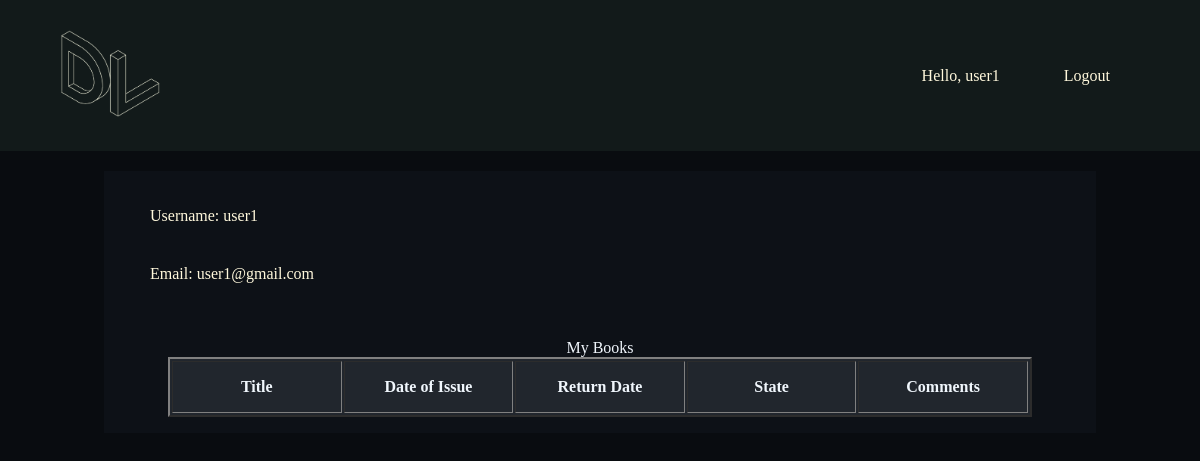
The app's page /user/ (signed in), older data.
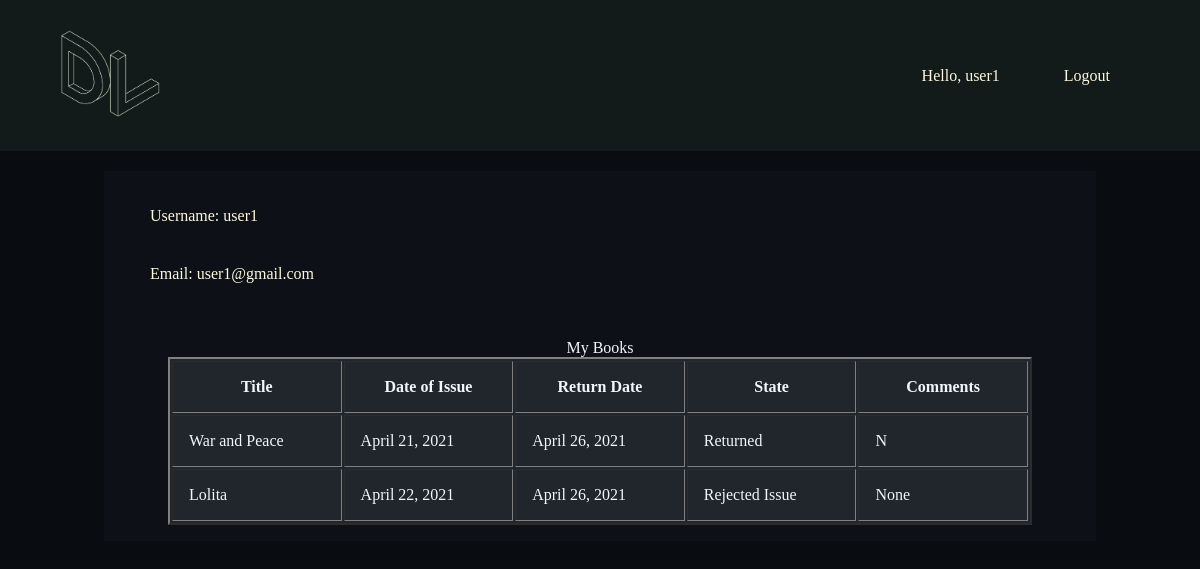
The same page, newer data.
### book/models.py (models this page shows)
class Issue(models.Model):
    Book_state = [
        ('Requested', 'Requested'),
        ('Issued', 'Issued'),
        ('Returned', 'Returned'),
        ('Request Extension', 'Request Extension'),
        ('Extended Issue', 'Extended Issue'),
        ('Issued/Ext Denied', 'Issued/Ext Denied'),
        ('Rejected Issue', 'Rejected Issue'),
        ('NA', 'NA')
    ]
    Title = models.CharField(max_length = 120,null = False)
    BookID = models.IntegerField(null = False)
    User = models.CharField(max_length=50)
    DoI=models.DateField(auto_now_add=False)
    DoD=models.DateField(auto_now_add=False)
    State = models.CharField(
        max_length=50,
        choices = Book_state,
        default = 'Requested',
    )
    Comments = models.TextField(null=True)

### users/views.py (the view)
# urls.py: path('user/', user_view, name='user'),
def user_view(request,*args,**kwargs):
    bks= Issue.objects.all()
    bks.reverse()
    today = datetime.date.today()
    return render(request,"User/User.html",{"bks":bks , "today":today})

### Templates/User/User.html (shortened to what this page needs)
{% load static %}
<!DOCTYPE html>
<head>
    <link rel="stylesheet" href="{% static 'User/style.css' %}">
</head>
<body style="color:#f0f6fc;background-color:#090c10">
    <header >
        <a href="/"><img src="{% static 'DevLibrary.png' %}" alt="" width = "100"></a>
        <nav>
            <ul class = "nvlinks">
                <li>Hello, {{user.username}}</li>
                <li><a href="/logout/">Logout</a></li>
            </ul>
        </nav>
    </header>
    <div class="usr-dta" style="color:#f0f6fc;background-color:#0d1117">
        <ul>
        <li>
        <p>Username: {{user.username}}</p>
    </li>
  <li>
    <p>Email: {{user.email}}</p>
  </li>
    </ul>
    <br>
    <br>
    <table class="table" border = "2px solid white" style="margin-left:auto;margin-right:auto;width:90%;color:#f0f6fc;background-color:#21262d">
        <caption>My Books</caption>
        <thead>
            <tr>
                <th style = "padding: 16px; width:20%;">Title</th>
                <th style = "padding: 16px; width:20%;">Date of Issue</th>
                <th style = "padding: 16px; width:20%;">Return Date</th>
                <th style = "padding: 16px; width:20%;">State</th>
                <th style = "padding: 16px; width:20%;">Comments</th>
            </tr>
        </thead>
        <tbody>
            {% for bk in bks %}
                {% if bk.DoD < today %}
                    {% if bk.State == "Issued" or bk.State == "Extended Issue" or bk.State == "Request Extension" or bk.State == "Issued/Ext Denied"  %}
                    {% if bk.User == user.username %}
                        <tr>
                            <td scope="row" style = "padding: 16px; width:20%;color:#e63946;">{{bk.Title}}</td>
                            <td style = "padding: 16px; width:20%;color:#e63946;">{{bk.DoI}}</td>
                            <td style = "padding: 16px; width:20%;color:#e63946;">{{bk.DoD}}</td>
                            <td style = "padding: 16px; width:20%;color:#e63946;">{{bk.State}}</td>
                            <td style = "padding: 16px; width:20%;color:#e63946;">{{bk.Comments}}</td>
                            <td style = "padding: 16px; width:20%;color:#e63946;">Overdue: Return Immediately</td>
                            {% if bk.State == 'Issued' %}
                                <td style = "padding: 16px; width:20%;">
                                <form action ="/reqext/{{bk.id}}" method="POST">{% csrf_token %}
                                <button type="Submit"  style="margin: 10px; padding:7px 13px;color:#f0f6fc;background-color:#238636;border:none;border-radius:5px;">Request Extension</button>
                                </form>
                                </td>
                                {% endif %}
                        </tr>
                    {% endif %}
                    {% endif %}
                {% else %}
                    {% if bk.User == user.username %}
                        <tr>
                            <td scope="row" style = "padding: 16px; width:20%;">{{bk.Title}}</td>
                            <td style = "padding: 16px; width:20%;">{{bk.DoI}}</td>
                            <td style = "padding: 16px; width:20%;">{{bk.DoD}}</td>
                            <td style = "padding: 16px; width:20%;">{{bk.State}}</td>
                            <td style = "padding: 16px; width:20%;">{{bk.Comments}}</td>
                        </tr>
                    {% endif %}
                {% endif %}
            {% endfor %}
        </tbody>
    </table>
    </div>
 </body>

Row changes from the older to the newer data that the page shows:
now on this page (row edited): Issue: Title "War and Peace", DoI "April 21, 2021", DoD "April 26, 2021", State "Returned", Comments "N"
now on this page (row edited): Issue: Title "Lolita", DoI "April 22, 2021", DoD "April 26, 2021", State "Rejected Issue", Comments "None"
